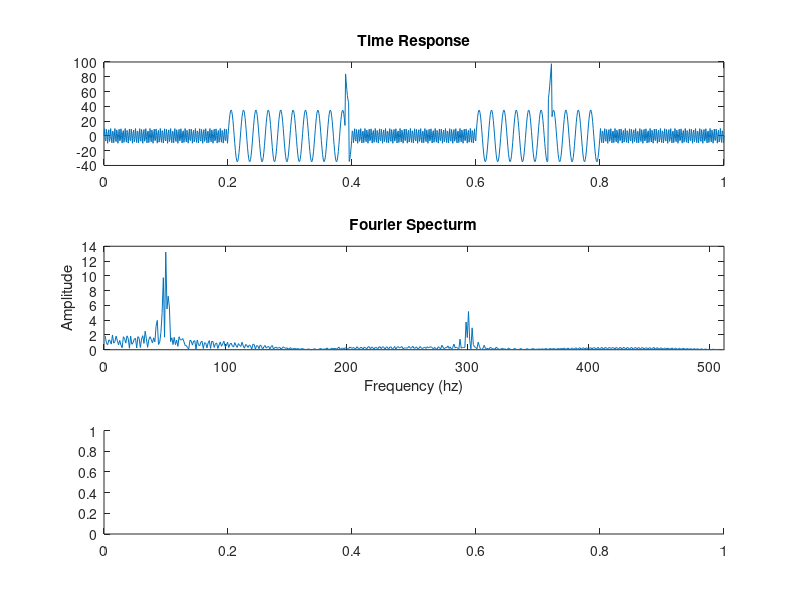

Reproduce this figure in MATLAB. (Note: this script raises an error after producing the figure.)
%Time varient singal alternative between frequency 300hz and 450hz with
%impulse
close all; clc; clear;
observe_time = 1;
sample_freq = 1024;
n_sample_pt = observe_time * sample_freq + 1;
time_line = linspace(0, 1, n_sample_pt);
dt = 1/sample_freq;
f1 = 300;
f2 = 50;
a1 = 10;
a2 = 35;
impulse_strength = 80;

signal = zeros([n_sample_pt, 1]);
for i = 1:n_sample_pt
    t = dt*(i-1);
    if t <= 0.2 || and(t>0.4, t<=0.6) || and(t>0.8, t<=1)
        signal(i) = a1 * sin(2*pi*f1*t);
    else
        signal(i) = a2 * sin(2*pi*f2*t);
    end
end
%adding impulses
signal(400:405) = signal(400:405) + impulse_strength;
signal(735:740) = signal(735:740) + impulse_strength;

figure;
subplot(3, 1, 1);
plot(time_line, signal);
title("Time Response");

subplot(3, 1, 2);
plot(abs(2*fft(signal)/n_sample_pt));
xlim([0, 512]);
title("Fourier Specturm");
ylabel("Amplitude")
xlabel("Frequency (hz)");

subplot(3, 1, 3);
spectrogram(signal, hann(16), [], [], sample_freq, "yaxis"); %not giving argument noverlap and f
title("Spectrogram")
ylabel("Frequency")
xlabel("Time (ms)")


